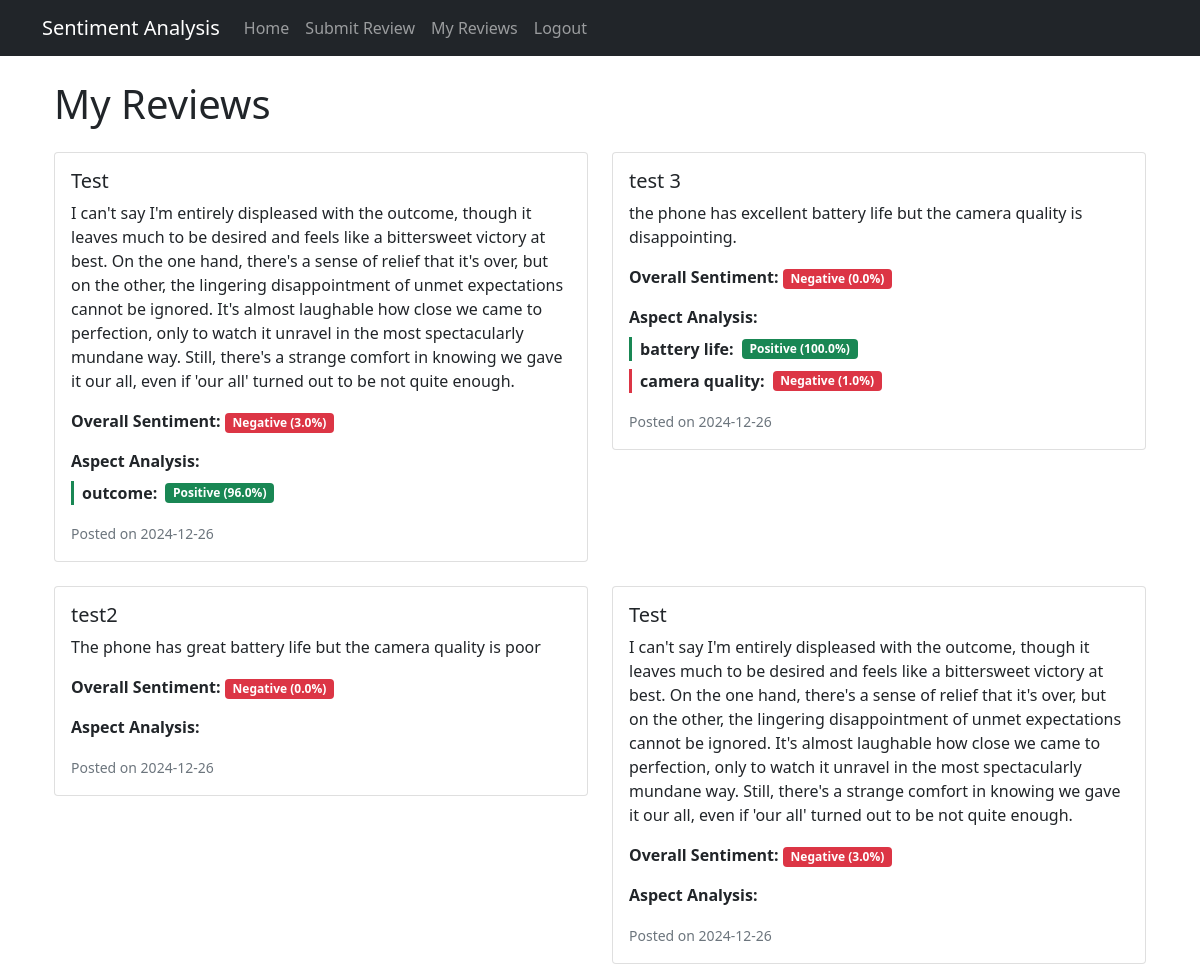
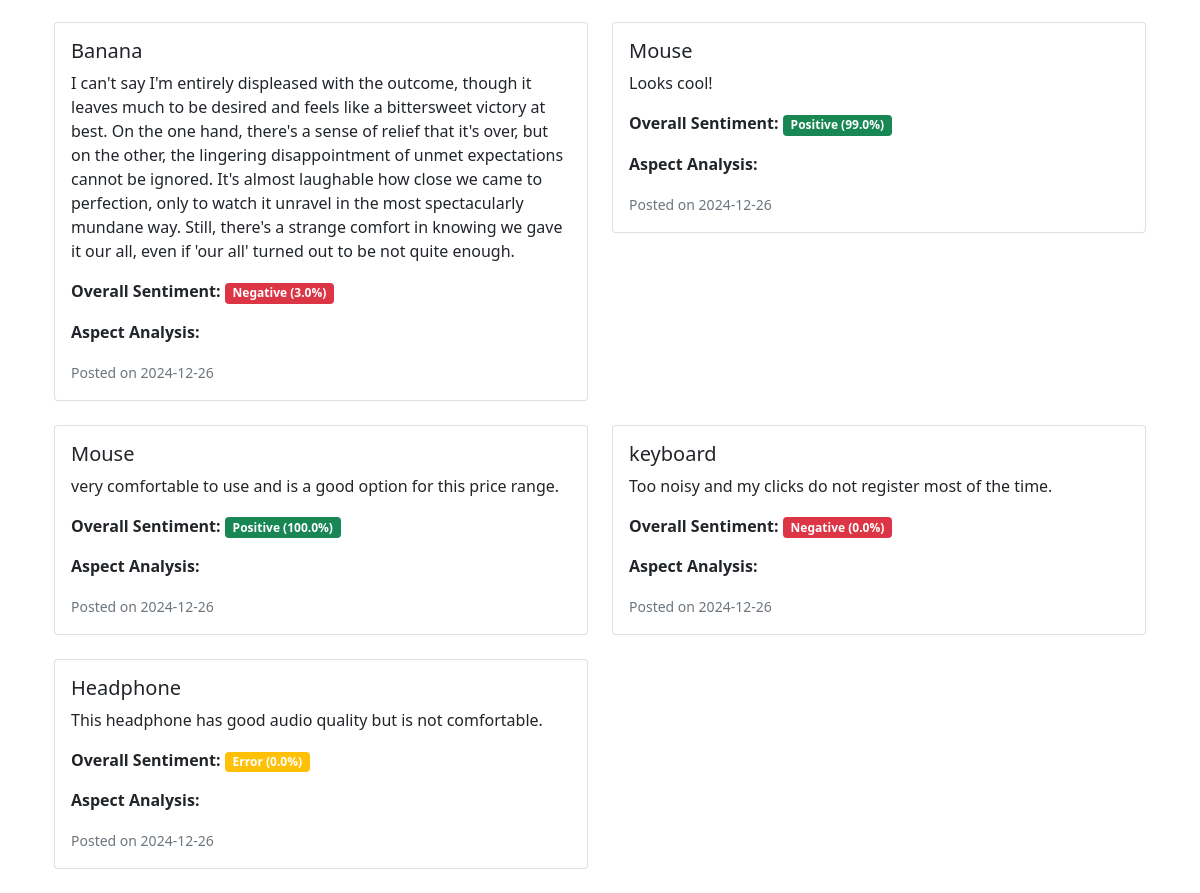
The app's page /my-reviews (signed in) with its own data (2 pictures, top to bottom).
### app.py (models this page shows)
class Review(db.Model):
    id = db.Column(db.Integer, primary_key=True)
    product_name = db.Column(db.String(100), nullable=False)
    review_text = db.Column(db.Text, nullable=False)
    sentiment_score = db.Column(db.Float)
    sentiment_label = db.Column(db.String(20))
    created_date = db.Column(db.DateTime, default=datetime.utcnow)
    user_id = db.Column(db.Integer, db.ForeignKey('user.id'), nullable=False)
    aspects = db.relationship('ReviewAspect', backref='review', lazy=True)

class ReviewAspect(db.Model):
    id = db.Column(db.Integer, primary_key=True)
    review_id = db.Column(db.Integer, db.ForeignKey('review.id'), nullable=False)
    aspect = db.Column(db.String(100))
    sentiment = db.Column(db.String(20))
    confidence = db.Column(db.Float)
    opinions = db.Column(db.JSON)

### app.py (the view)
@app.route('/my-reviews')
@login_required
def my_reviews():
    reviews = Review.query.filter_by(user_id=current_user.id).order_by(Review.created_date.desc()).all()
    return render_template('my_reviews.html', reviews=reviews)

### app.py (called while the page is built)
@login_manager.user_loader
def load_user(user_id):
    return User.query.get(int(user_id))

### templates/my_reviews.html (shortened to what this page needs)
{% extends "base.html" %}
{% block content %}
<div class="container">
    <h1 class="mb-4">My Reviews</h1>
    <div class="row">
        {% for review in reviews %}
        <div class="col-md-6 mb-4">
            <div class="card">
                <div class="card-body">
                    <h5 class="card-title">{{ review.product_name }}</h5>
                    <p class="card-text">{{ review.review_text }}</p>
                    <div class="mb-3">
                        <strong>Overall Sentiment:</strong>
                        <span class="badge {% if review.sentiment_label == 'positive' %}bg-success{% elif review.sentiment_label == 'negative' %}bg-danger{% else %}bg-warning{% endif %}">
                            {{ review.sentiment_label|title }} ({{ "%.1f"|format(review.sentiment_score*100) }}%)
                        </span>
                    </div>
                    <div class="aspect-analysis">
                        <strong>Aspect Analysis:</strong>
                        <ul class="list-unstyled mt-2">
                        {% for aspect in review.aspects %}
                            <li class="mb-2 border-start ps-2 border-3 {% if aspect.sentiment == 'positive' %}border-success{% elif aspect.sentiment == 'negative' %}border-danger{% else %}border-warning{% endif %}">
                                <div class="d-flex align-items-center">
                                    <span class="me-2 fw-bold">{{ aspect.aspect }}:</span>
                                    <span class="badge {% if aspect.sentiment == 'positive' %}bg-success{% elif aspect.sentiment == 'negative' %}bg-danger{% else %}bg-warning{% endif %}">
                                        {{ aspect.sentiment|title }} ({{ "%.1f"|format(aspect.confidence*100) }}%)
                                    </span>
                                </div>
                            </li>
                        {% endfor %}
                        </ul>
                    </div>
                    <div class="mt-3 text-muted">
                        <small>Posted on {{ review.created_date.strftime('%Y-%m-%d') }}</small>
                    </div>
                </div>
            </div>
        </div>
        {% endfor %}
    </div>
</div>
{% endblock %}

### templates/base.html (shortened to what this page needs)
<!DOCTYPE html>
<html lang="en">
<head>
    <link href="https://cdn.jsdelivr.net/npm/bootstrap@5.1.3/dist/css/bootstrap.min.css" rel="stylesheet">
    <link href="https://cdn.jsdelivr.net/npm/bootstrap-icons@1.7.2/font/bootstrap-icons.css" rel="stylesheet">
</head>
<body>
    <nav class="navbar navbar-expand-lg navbar-dark bg-dark">
        <div class="container">
            <a class="navbar-brand" href="{{ url_for('index') }}">Sentiment Analysis</a>
            <div class="collapse navbar-collapse" id="navbarNav">
                <ul class="navbar-nav">
                    <li class="nav-item">
                        <a class="nav-link" href="{{ url_for('index') }}">Home</a>
                    </li>
                    {% if current_user.is_authenticated %}
                    <li class="nav-item">
                        <a class="nav-link" href="{{ url_for('submit_review') }}">Submit Review</a>
                    </li>
                    <li class="nav-item">
                        <a class="nav-link" href="{{ url_for('my_reviews') }}">My Reviews</a>
                    </li>
                    <li class="nav-item">
                        <a class="nav-link" href="{{ url_for('logout') }}">Logout</a>
                    </li>
                    {% endif %}
                </ul>
            </div>
        </div>
    </nav>
    <div class="container mt-4">
        {% block content %}{% endblock %}
    </div>
</body>
</html>

### records on screen
Review: product_name "Test", review_text "I can't say I'm entirely displeased with the outcome, though it leaves much to be desired and feels like a bittersweet victory at best. On the one hand, there's a sense of relief that it's over, but on the other, the lingering disappointment of unmet expectations cannot be ignored. It's almost laughable how close we came to perfection, only to watch it unravel in the most spectacularly mundane way. Still, there's a strange comfort in knowing we gave it our all, even if 'our all' turned out to be not quite enough.", sentiment_label "Negative", review.sentiment_score*100 "3.0", created_date "2024-12-26"
ReviewAspect: aspect "outcome", sentiment "Positive", aspect.confidence*100 "96.0"
Review: product_name "test 3", review_text "the phone has excellent battery life but the camera quality is disappointing.", sentiment_label "Negative", review.sentiment_score*100 "0.0", created_date "2024-12-26"
ReviewAspect: aspect "battery life", sentiment "Positive", aspect.confidence*100 "100.0"
ReviewAspect: aspect "camera quality", sentiment "Negative", aspect.confidence*100 "1.0"
Review: product_name "test2", review_text "The phone has great battery life but the camera quality is poor", sentiment_label "Negative", review.sentiment_score*100 "0.0", created_date "2024-12-26"
Review: product_name "Test", review_text "I can't say I'm entirely displeased with the outcome, though it leaves much to be desired and feels like a bittersweet victory at best. On the one hand, there's a sense of relief that it's over, but on the other, the lingering disappointment of unmet expectations cannot be ignored. It's almost laughable how close we came to perfection, only to watch it unravel in the most spectacularly mundane way. Still, there's a strange comfort in knowing we gave it our all, even if 'our all' turned out to be not quite enough.", sentiment_label "Negative", review.sentiment_score*100 "3.0", created_date "2024-12-26"
Review: product_name "Banana", review_text "I can't say I'm entirely displeased with the outcome, though it leaves much to be desired and feels like a bittersweet victory at best. On the one hand, there's a sense of relief that it's over, but on the other, the lingering disappointment of unmet expectations cannot be ignored. It's almost laughable how close we came to perfection, only to watch it unravel in the most spectacularly mundane way. Still, there's a strange comfort in knowing we gave it our all, even if 'our all' turned out to be not quite enough.", sentiment_label "Negative", review.sentiment_score*100 "3.0", created_date "2024-12-26"
Review: product_name "Mouse", review_text "Looks cool!", sentiment_label "Positive", review.sentiment_score*100 "99.0", created_date "2024-12-26"
Review: product_name "Mouse", review_text "very comfortable to use and is a good option for this price range.", sentiment_label "Positive", review.sentiment_score*100 "100.0", created_date "2024-12-26"
Review: product_name "keyboard", review_text "Too noisy and my clicks do not register most of the time.", sentiment_label "Negative", review.sentiment_score*100 "0.0", created_date "2024-12-26"
Review: product_name "Headphone", review_text "This headphone has good audio quality but is not comfortable.", sentiment_label "Error", review.sentiment_score*100 "0.0", created_date "2024-12-26"
